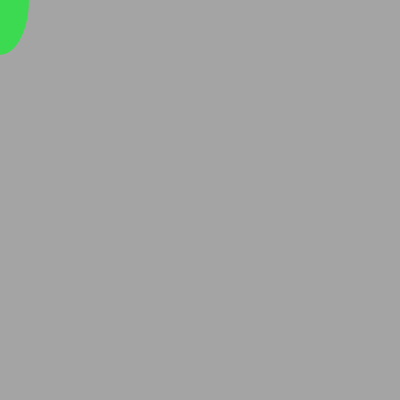
Frame 1 (no input)
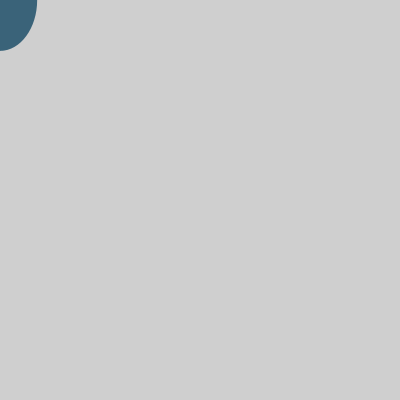
Frame 60 (the mouse pressed at the canvas centre just before this capture)
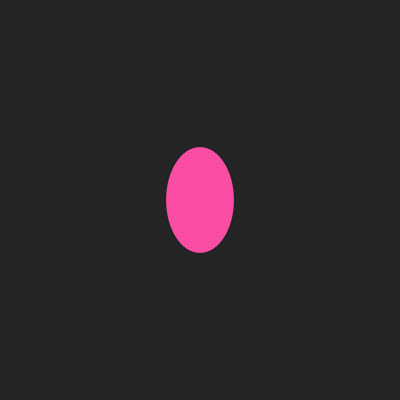
Frame 120 (the mouse held since frame 60 and released just before this capture)

The Processing sketch that drew these frames (run headless with seeded random() and noise(); from frame 60 on, the mouse is pressed at the canvas centre):

// Processing sketch: random_1
// ── random_1.pde
float tamX;
float tamY;

void setup() {
  size(400, 400);
}

void draw() {
  background(random(255));
  tamX = random(50, 80);
  tamY = random(100, 110);
  
  noStroke();
  fill(random(255), random(255), random(255));
  ellipse(mouseX, mouseY, tamX, tamY);
}
